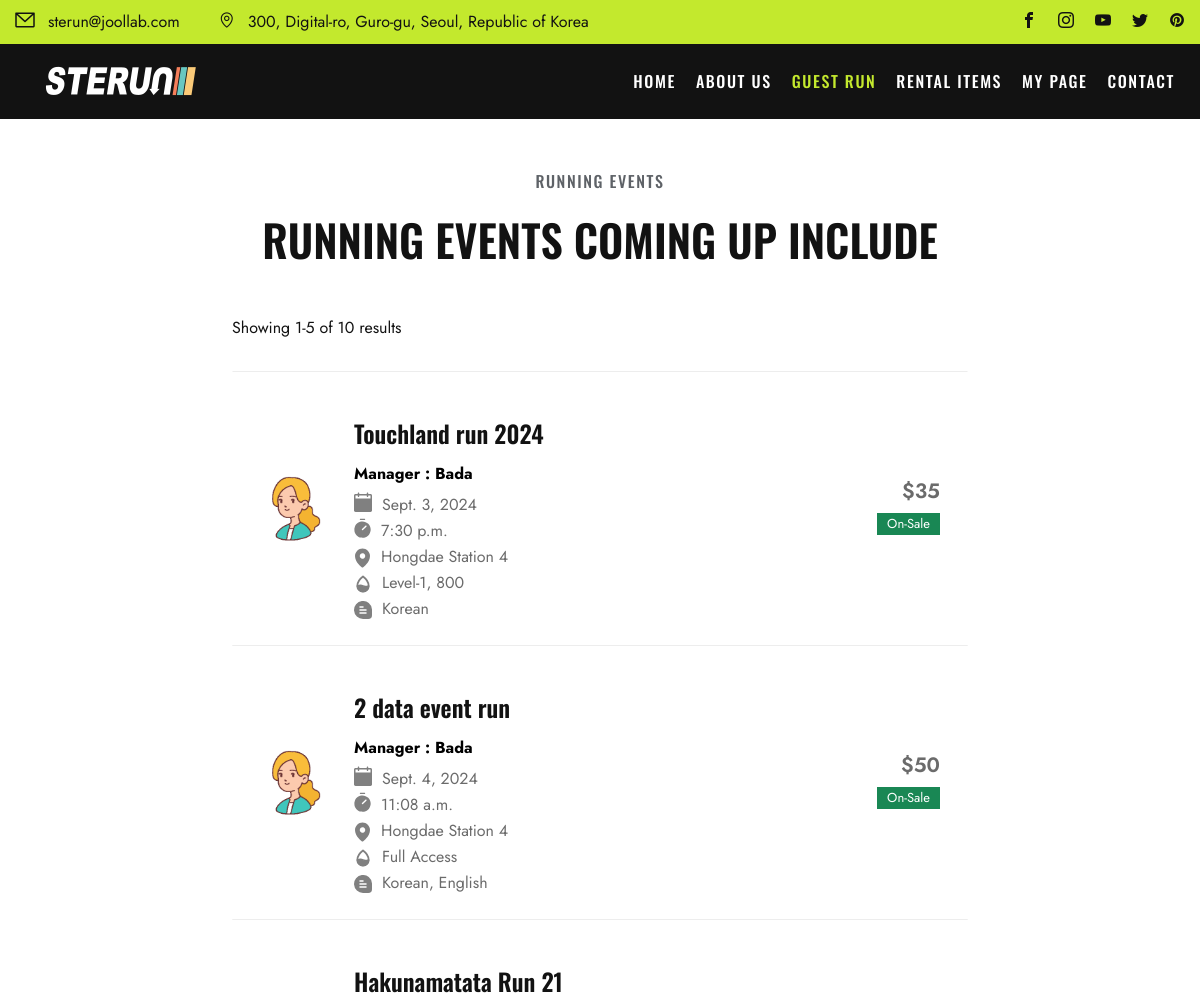
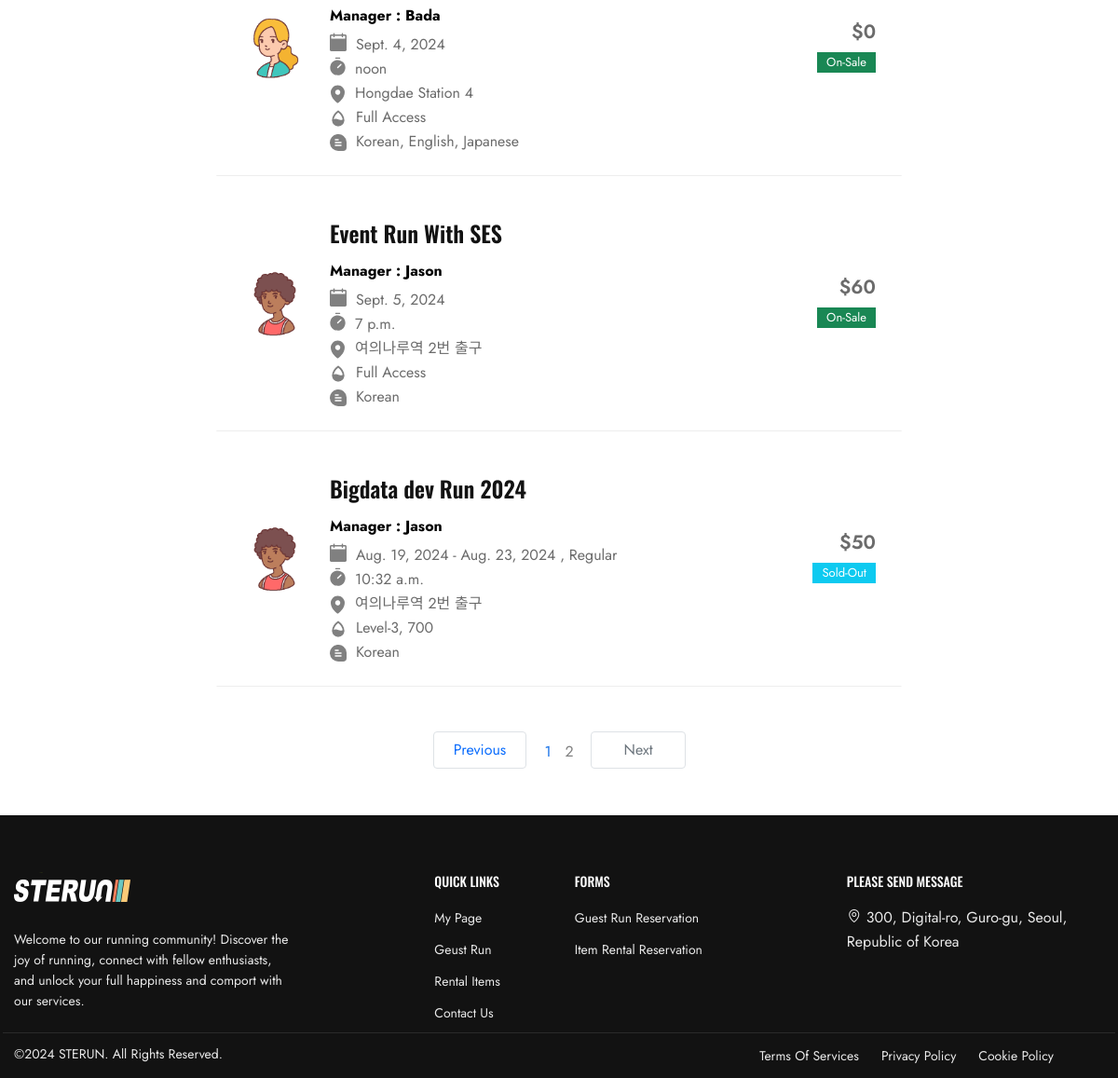
/events/?p=2, run on an earlier commit of the app's database (2 pictures, top to bottom).
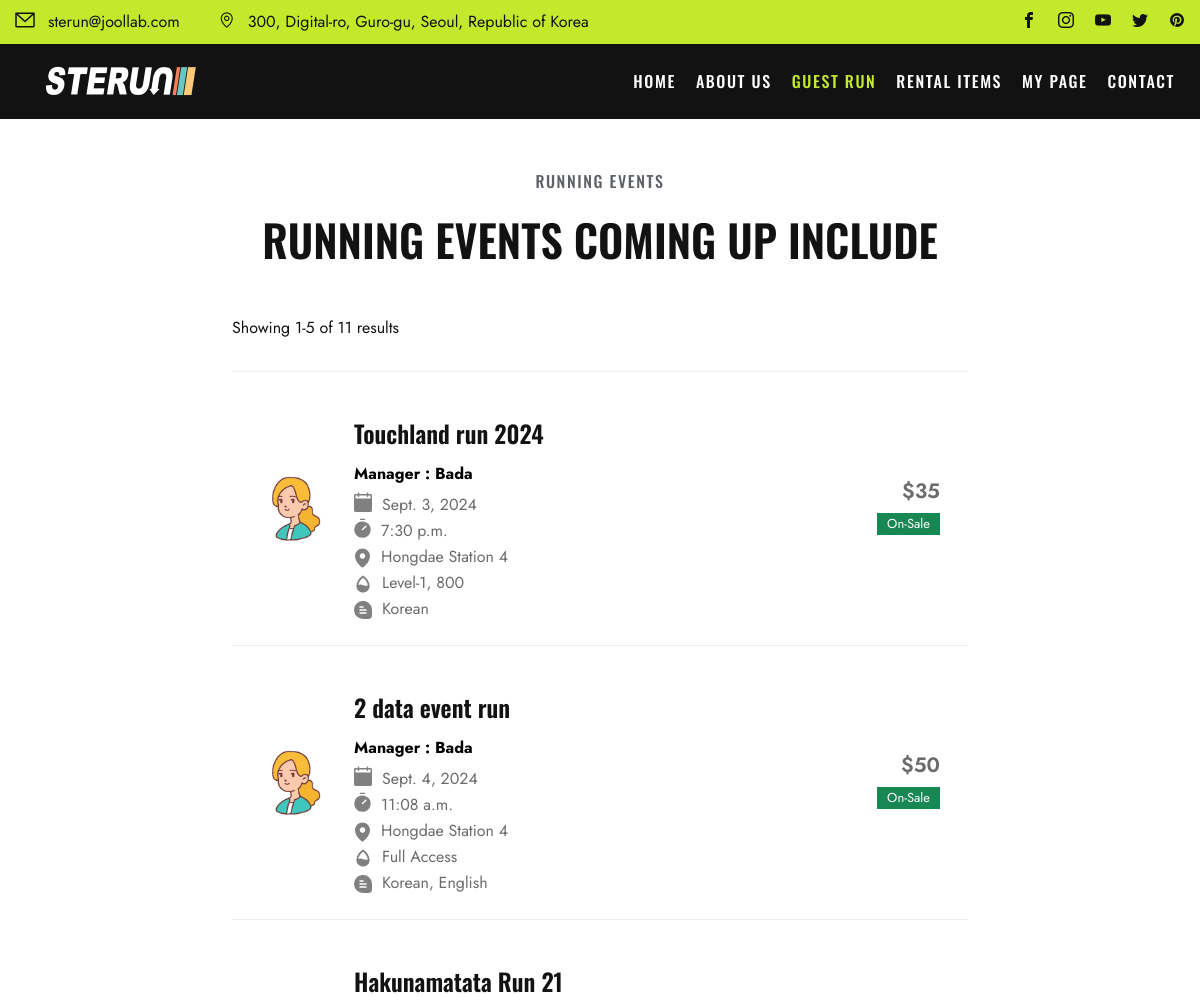
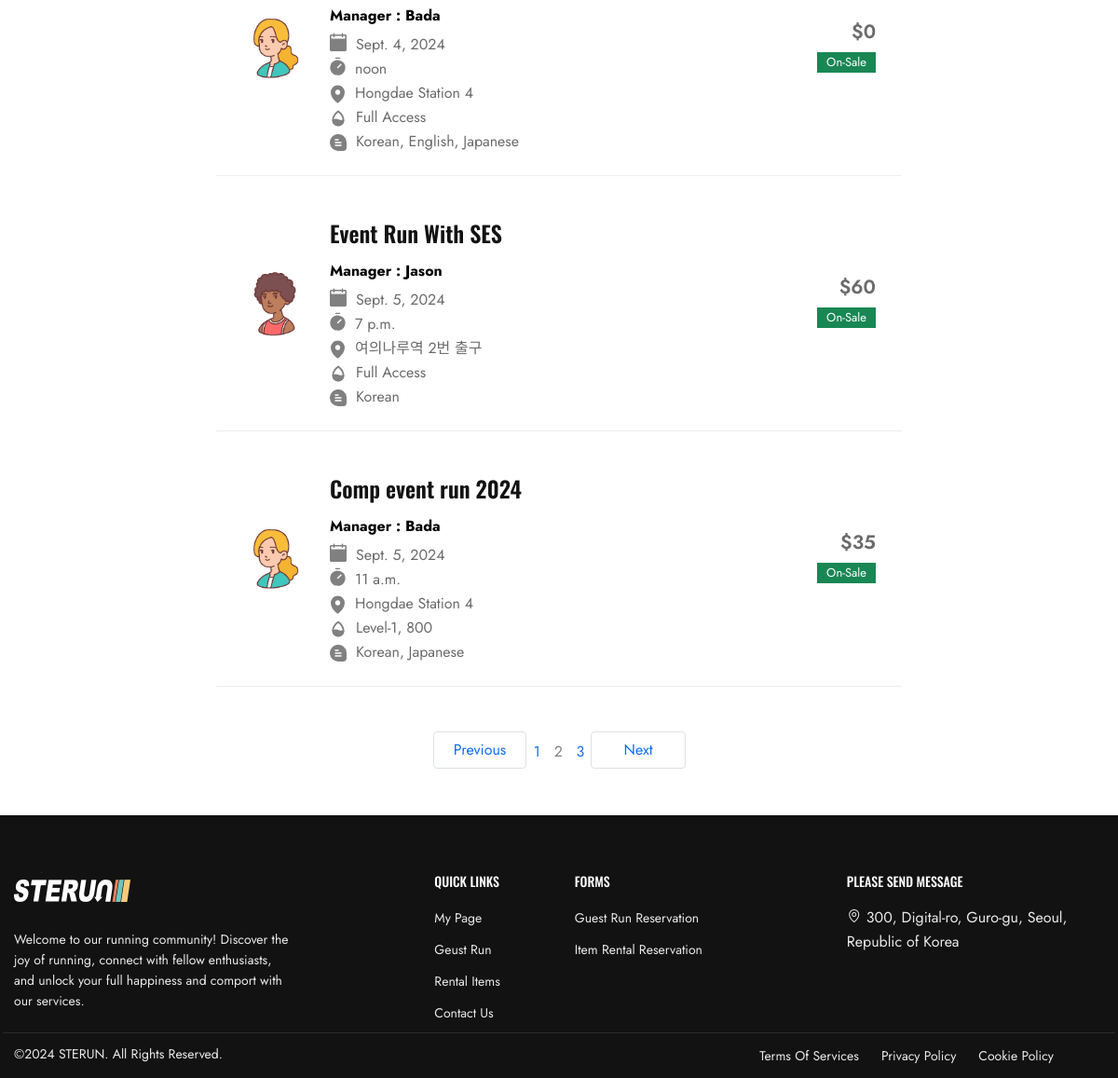
And on a later commit of the database (2 pictures, top to bottom).
### events/models.py (models this page shows, shortened)
class GuestRun(models.Model):
    STATUS_CHOICE = [
        ("ST1", "Checking"),
        ("ST2", "On-Sale"),
        ("ST3", "Sold-Out"),
        ("ST4", "Closed"),
    ]
    LEVEL = [
        ("800","Level-1, 800"),
        ("730","Level-2, 730"),
        ("700","Level-3, 700"),
        ("630","Level-4, 630"),
        ("600","Level-5, 600"),
        ("530","Level-6, 530"),
        ("Free","Full Access"),
    ]
    LANGUAGE = [
        ("KO","Korean"),
        ("EN","English"),
        ("JP","Japanese"),
        ("CN","Chinese"),
    ]
    event_id = models.AutoField(
        primary_key=True,
    )
    title = models.CharField(max_length=50)
    manager = models.ForeignKey(Manager, related_name="manager",blank=False, null=True, on_delete=models.SET_NULL)
    start_date = models.DateField(blank=True, null=True)
    start_time = models.TimeField(blank=True, null=True)
    end_date = models.DateField(blank=True, null=True)
    end_time = models.TimeField(blank=True, null=True)
    image = ResizedImageField(size=[1402,1000], upload_to="runMain", blank=True)
    route_image = ResizedImageField(size=[1402,1402], upload_to="runRoute", blank=True)
    start_point = models.CharField(max_length=50)
    status = models.CharField(
        max_length=8,
        choices=STATUS_CHOICE,
        default="ST1",
    )
    level = models.CharField(
        max_length=15,
        choices=LEVEL,
        default="Free",
    )
    lang = MultiSelectField(max_length=10, choices=LANGUAGE)
    amount = models.IntegerField(default=0)
    route = models.CharField(max_length=50, blank=False)
    map_link = models.CharField(max_length=100, blank=True, null=True)
    desc = models.TextField(blank=True)
    completed = models.BooleanField(default=False)

### community/models.py (models this page shows, shortened)
class Manager(models.Model):
    m_id = models.AutoField(primary_key=True)
    account = models.ForeignKey(User, on_delete=models.CASCADE)
    name = models.CharField(max_length=20)
    email = models.CharField(max_length=50, blank=False)
    age = models.IntegerField(default=0)
    image = ResizedImageField(size=[200,200], upload_to="avatar", blank=False)

### community/views.py (the view)
# urls.py: path("events/", views.events, name="events"),
def events(request):
    events = GuestRun.objects.filter(completed=False).exclude(status="ST1").order_by("status","start_date")
    lenofevents = len(events)
    page = int(request.GET.get('p', 1)) #없으면 1로 지정
    paginator = Paginator(events, 5) #한 페이지 당 몇개 씩 보여줄 지 지정
    events = paginator.get_page(page)
    if lenofevents % 5 == 0 :
        page_list = list(range(1,(lenofevents//5)+1))
    else:
        page_list = list(range(1,(lenofevents//5)+2))
    context = {"events": events,"len":lenofevents,"page_list":page_list}
    return render(request,"event.html", context)

### templates/event.html (shortened to what this page needs)
{% extends "base.html" %}
{% load static %}
{% block content %}
  <div style="height:50px; width:100%;"></div>
  <div class="title-box title-medium center-title-box">
    <span class="sub-title wow fadeInUp animated">running events</span>
    <h2 class="title-section wow fadeInUp animated">Running Events Coming Up include</h2>
  </div>
  <div class="section">
    <div class="container">
      <div class="row mb-n5 justify-content-center">
        <div class="col-lg-8 col-12 mb-6 pe-lg-6">
          <div class="run-event-list-toolbar">
            <p>Showing 1-5 of
              {{len}}
              results</p>
          </div>
          <div class="run-event-list-wrap">
            {% for event in events %}
              <a href="{% url "community:event_detail" event.event_id %}" class="run-event-list row">
                <div class="company-logo col-auto">
                  <img style="width:70px;" src="/media/{{event.manager.image}}" alt="Company Logo">
                </div>
                <div class="salary-type col-auto order-sm-3">
                  <span class="salary-range">${{event.amount}}</span>
                  {% if event.status == "ST1" %}
                    <span class="badge bg-warning">{{event.get_status_display}}</span>
                  {% elif event.status == "ST2" %}
                    <span class="badge bg-success">{{event.get_status_display}}</span>
                  {% elif event.status == "ST3" %}
                    <span class="badge bg-info">{{event.get_status_display}}</span>
                  {% elif event.status == "ST4" %}
                    <span class="badge bg-secondary">{{event.get_status_display}}</span>
                  {% endif %}
                </div>
                <div class="content col ">
                  <h5 class="title wow fadeInUp animated" style="margin-bottom:10px;">{{event.title}}</h5>
                  <div class="event-list-title wow fadeInUp animated">
                    Manager :
                    {{event.manager.name}}</div>
                  <ul class="meta wow fadeInUp animated">
                    <li>
                      {% if event.start_date == event.end_date %}
                        {{event.start_date}}
                      {% else %}{{event.start_date}}
                        -
                        {{event.end_date}}
                        , Regular
                      {% endif %}
                    </li>
                  </ul>
                  <ul class="meta wow fadeInUp animated">
                    <li>
                      {{event.start_time}}
                    </li>
                  </ul>
                  <ul class="meta wow fadeInUp animated">
                    <li>
                      {{event.start_point}}</li>
                  </ul>
                  <ul class="meta wow fadeInUp animated">
                    <li>
                      {{event.get_level_display}}
                    </li>
                  </ul>
                  <ul class="meta wow fadeInUp animated">
                    <li class="d-flex">
                      <span>
                      </span>
                      <div style="width:10px;"></div>
                      {{event.lang}}
                    </li>
                  </ul>
                </div>
              </a>
            {% endfor %}
          </div>
          <ul class="pagination d-flex justify-content-center mt-5">
            {% if events.has_previous %}
              <li class="page-item" style="min-width:100px; text-align:center;">
                <a class="page-link" href="?p={{events.previous_page_number }}">Previous</a>
              </li>
            {% else %}
              <li class="page-item disabled" style="min-width:100px; text-align:center;">
                <a class="page-link" href="#">Previous</a>
              </li>
            {% endif %}
            <li class="page-item" style="min-width:70px; text-align:center; padding-top:9px;">
              {% for num in page_list %}
                {% if events.number == num %}
                  <span style="color:grey; padding:5px;">{{num}}</span>
                {% else %}
                  <a href="?p={{num}}" style="color:#1973E8; padding:5px;">{{num}}</a>
                {% endif %}
              {% endfor %}
            </li>
            {% if events.has_next %}
              <li class="page-item" style="min-width:100px; text-align:center;">
                <a class="page-link" href="?p={{events.next_page_number }}">Next</a>
              </li>
            {% else %}
              <li class="page-item disabled" style="min-width:100px; text-align:center;">
                <a class="page-link" href="#">Next</a>
              </li>
            {% endif %}
          </ul>
          <div style="height:50px; width:100%;"></div>
        </div>
      </div>
    </div>
  </div>
{% endblock content%}

### templates/base.html (shortened to what this page needs)
{% load static %}
<!DOCTYPE html>
<html xmlns="http://www.w3.org/1999/xhtml" xml:lang="en-US" lang="en-US">
  <head>
    <link rel="stylesheet" type="text/css" href="{% static 'css/bootstrap.min.css' %}">
    <link rel="stylesheet" type="text/css" href="{% static 'css/bootstrap.rtl.min.css' %}">
    <link rel="stylesheet" type="text/css" href="{% static 'css/bootstrap-grid.min.css' %}">
    <link rel="stylesheet" type="text/css" href="{% static 'css/bootstrap-reboot.min.css' %}">
    <link rel="stylesheet" type="text/css" href="{% static 'css/bootstrap-utilities.rtl.min.css' %}">
    <link rel="stylesheet" type="text/css" href="{% static 'css/bootstrap-utilities.min.css' %}">
    <link rel="stylesheet" type="text/css" href="{% static 'css/bootstrap-reboot.rtl.min.css' %}">
    <link rel="stylesheet" type="text/css" href="{% static 'css/bootstrap-grid.rtl.min.css' %}">
    <link rel="stylesheet" type="text/css" href="{% static 'css/style.css' %}">
    <link rel="stylesheet" type="text/css" href="{% static 'css/responsive.css' %}">
    <link rel="stylesheet" type="text/css" href="{% static 'css/colors/color1.css' %}" id="colors">
    <link rel="stylesheet" type="text/css" href="{% static 'css/owl.carousel.css' %}">
    <link rel="stylesheet" type="text/css" href="{% static 'css/animate.css' %}">
    <link rel="stylesheet" type="text/css" href="{% static 'css/animate.min.css' %}">
    <link rel="stylesheet" type="text/css" href="{% static 'css/swiper-bundle.min.css' %}">
    <link rel="stylesheet" type="text/css" href="{% static 'css/magnific-popup.min.css' %}">
    <link href="{% static "css/form/form-style.css" %}" id="cpswitch" rel="stylesheet">
    <link href="{% static "css/table/pricing-tables.css" %}" rel="stylesheet">
    <link href="{% static "css/table/pricing-tables-responsive.css" %}" rel="stylesheet">
    <link href="{% static "css/board/slick.css" %}" rel="stylesheet">
    <link href="{% static "css/board/style.css" %}" rel="stylesheet">
  </head>
  <body class="header-sticky">
    <div class="header-top">
      <div class="themeflat-container">
        <div class="header-top-inner">
          <div class="address">
            <a href="mailto:">
              <i class="icon-Vector"></i>sterun@joollab.com</a>
            <address>
              <i class="icon-Vector-22"></i>300, Digital-ro, Guro-gu, Seoul, Republic of Korea</address>
          </div>
          <div class="social-icon">
            <a href="facebook.com">
              <i class="icon-facebook"></i>
            </a>
            <a href="instagram.com">
              <i class="icon-instagram"></i>
            </a>
            <a href="youtube.com">
              <i class="icon-youtube"></i>
            </a>
            <a href="twitter.com">
              <i class="icon-twitter"></i>
            </a>
            <a href="pinterest.com">
              <i class="icon-pinterest"></i>
            </a>
          </div>
        </div>
      </div>
    </div>
    <header id="header" class="header style1 clearfix">
      <div class="themeflat-container">
        <div class="header-inner">
          <div id="logo" class="logo">
            <a href="{% url "community:index" %}" rel="home">
              <img class="mobile-logo-margin" height="auto" width="auto" id="a2" src="{% static 'img/logo.png' %}" alt="image">
            </a>
          </div>
          <div class="nav-wrap">
            <nav id="mainnav" class="mainnav">
              <ul class="menu">
                <li>
                  <a id="nav-home" href="{% url "community:index" %}">Home</a>
                </li>
                <li>
                  {% if 'about' in request.path %}
                    <a style="color:#C4E92E;" id="nav-us" href="{% url "community:about_us" %}">About us</a>
                  {% else %}
                    <a id="nav-us" href="{% url "community:about_us" %}">About us</a>
                  {% endif %}
                </li>
                <li>
                  {% if 'event' in request.path %}
                    <a style="color:#C4E92E;" id="nav-event" href="{% url "community:events" %}">Guest Run</a>
                  {% else %}
                    <a id="nav-event" href="{% url "community:events" %}">Guest Run</a>
                  {% endif %}
                </li>
                <li>
                  {% if 'rental' in request.path %}
                    <a style="color:#C4E92E;" id="nav-rental" href="{% url "community:rental_items" %}">Rental Items</a>
                  {% else %}
                    <a id="nav-rental" href="{% url "community:rental_items" %}">Rental Items</a>
                  {% endif %}
                </li>
                <li class="nav-right-section">
                  {% if 'mypage' in request.path %}
                    <a style="color:#C4E92E;;" id="nav-mypage" href="{% url "community:search" %}">My Page</a>
                  {% else %}
                    <a id="nav-mypage" href="{% url "community:search" %}">My Page</a>
                  {% endif %}
                </li>
                <li class="nav-right-section">
                  {% if 'contact' in request.path %}
                    <a style="color:#C4E92E;" id="nav-contact" href="{% url "community:contact_us" %}">Contact</a>
                  {% else %}
                    <a id="nav-contact" href="{% url "community:contact_us" %}">Contact</a>
                  {% endif %}
                </li>
              </ul>
            </nav>
          </div>
        </div>
      </div>
    </header>
    {% block content %}{% endblock %}
    <footer class="footer background-black">
      <div class="footer-widgets">
        <div class="themeflat-container">
          <div class="row footer-top">
            <div class="col-xxl-4 col-lg-4 col-xl-4 col-md-12 logo-footer">
              <div class="widget">
                <div class="textwidget">
                  <img height="auto" width="auto" id="a1" src="{% static 'img/logo-footer.png'%}" alt="images">
                  <p>Welcome to our running community! Discover the joy of running, connect with fellow enthusiasts, and unlock your full happiness and comport with our services.
                  </p>
                </div>
              </div>
            </div>
            <div class="col-xxl-4 col-lg-4 col-xl-4 col-md-6 link-footer">
              <div class="widget widget_menu-footer">
                <h5 class="widget-title">Quick Links</h5>
                <ul class="menu-footer">
                  <li>
                    <a href="{% url "community:search" %}">My Page</a>
                  </li>
                  <li>
                    <a href="{% url "community:events" %}">Geust Run</a>
                  </li>
                  <li>
                    <a href="{% url "community:rental_items" %}">Rental Items</a>
                  </li>
                  <li>
                    <a href="{% url "community:contact_us" %}">Contact Us</a>
                  </li>
                </ul>
              </div>
              <div class="widget widget_menu-footer">
                <h5 class="widget-title">Forms</h5>
                <ul class="menu-footer">
                  <li>
                    <a href="{% url "community:events" %}">Guest Run Reservation</a>
                  </li>
                  <li>
                    <a href="{% url "rental:rental_register" %}">Item Rental Reservation</a>
                  </li>
                </ul>
              </div>
            </div>
            <div class="col-xxl-4 col-lg-4 col-xl-4 col-md-6 new-letter">
              <div class="widget widget_text">
                <h5 class="widget-title">Please Send Message</h5>
                <p>
                  <i class="icon-MapPin"></i>300, Digital-ro, Guro-gu, Seoul, Republic of Korea</p>
              </div>
            </div>
          </div>
          <div class="row footer-bottom">
            <div class="col-md-6 col-sm-12">
              <div class="copyright">
                <p>©2024
                  <a href="{% url "community:index" %}">
                    STERUN.</a>
                  All Rights Reserved.
                </p>
              </div>
            </div>
            <div class="col-md-6 col-sm-12">
              <ul class="link-footer-bottom">
                <li>
                  <a href="{% url "community:terms_of_services" %}">Terms Of Services</a>
                </li>
                <li>
                  <a href="{% url "community:privacy_policy" %}">Privacy Policy</a>
                </li>
                <li>
                  <a href="{% url "community:cookie_policy" %}">Cookie Policy</a>
                </li>
              </ul>
            </div>
          </div>
        </div>
      </div>
    </footer>
  </body>
</html>

What changed in the data, as far as the page shows it:
no longer on this page (row unchanged): GuestRun: manager.image (picture), amount "50", status "Sold-Out", title "Bigdata dev Run 2024", manager.name "Jason", start_date "Aug. 19, 2024", end_date "Aug. 23, 2024", start_time "10:32 a.m.", start_point "여의나루역 2번 출구", level "Level-3, 700", lang "Korean"
added GuestRun: manager.image (picture), amount "35", status "On-Sale", title "Comp event run 2024", manager.name "Bada", start_date "Sept. 5, 2024", start_time "11 a.m.", start_point "Hongdae Station 4", level "Level-1, 800", lang "Korean, Japanese"
Also different on the page:
{{ len }}: "10" → "11"
new list line: "3"
